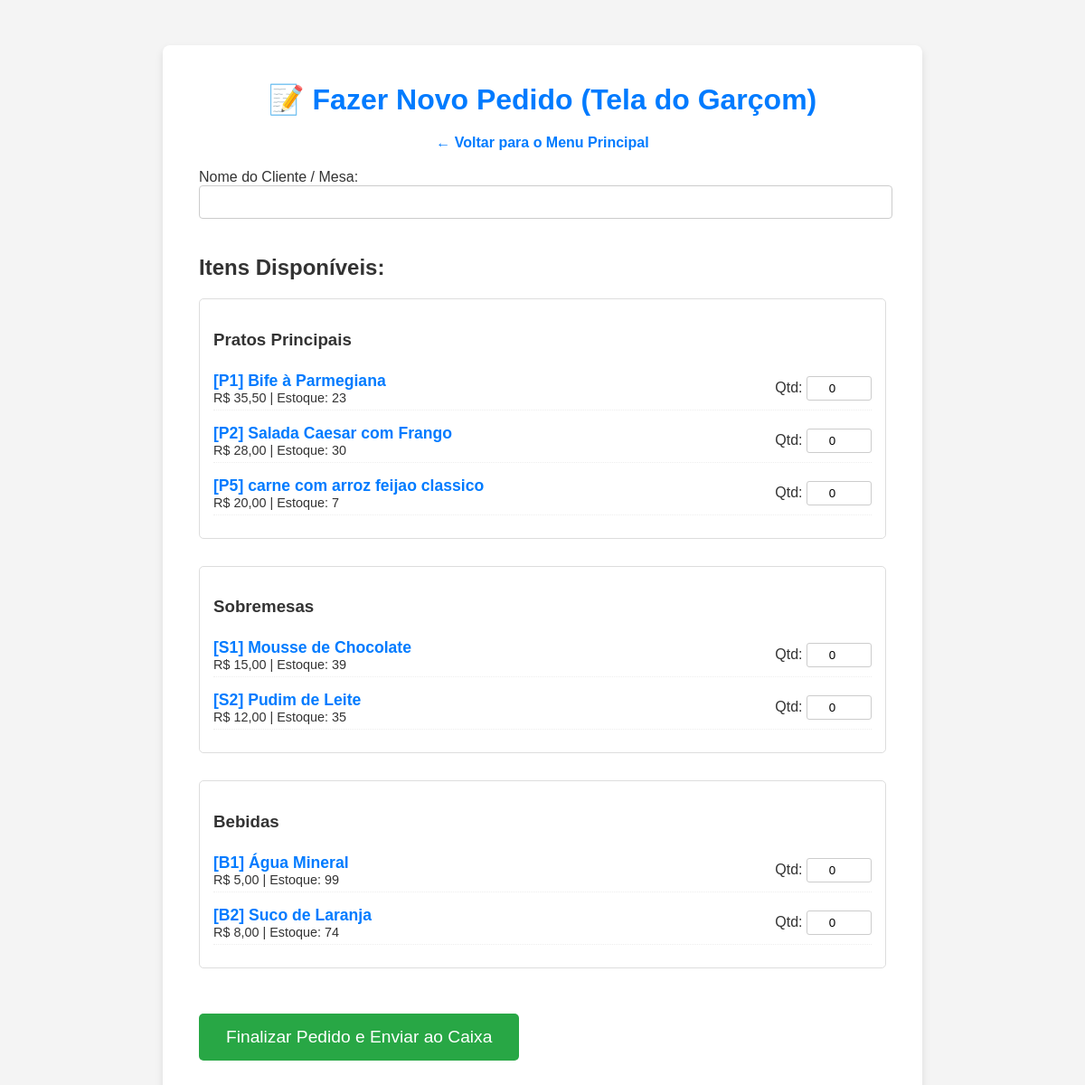
Screenshot of /fazer_pedido/ with the database file from the repository.
### cardapio/models.py (models this page shows, shortened)
class Categoria(models.Model):
    nome = models.CharField(max_length=100, unique=True)
    class Meta:
        verbose_name_plural = 'Categorias'

class Prato(models.Model):
    categoria = models.ForeignKey(Categoria, on_delete=models.CASCADE)
    codigo_cardapio = models.CharField(max_length=10, unique=True)
    nome = models.CharField(max_length=200)
    preco = models.DecimalField(max_digits=6, decimal_places=2)
    estoque = models.IntegerField(default=0)
    class Meta:
        ordering = ['nome']
        verbose_name_plural = 'Pratos'

### cardapio/views.py (the view, shortened to what this page needs)
# urls.py: path('fazer_pedido/', views.fazer_pedido_view, name='fazer_pedido'),
def fazer_pedido_view(request):
    categorias = Categoria.objects.all()
    categorias_com_pratos = []
    for categoria in categorias:
        pratos = Prato.objects.filter(categoria=categoria, estoque__gt=0).order_by('codigo_cardapio')
        categorias_com_pratos.append({
            'nome': categoria.nome,
            'pratos': pratos
        })
    context = {
        'categorias_com_pratos': categorias_com_pratos
    }
    return render(request, 'fazer_pedido.html', context)

### cardapio/templates/fazer_pedido.html (shortened to what this page needs)
{% load static %}
<!DOCTYPE html>
<html lang="pt-br">
<head>
    <link rel="stylesheet" href="{% static 'css/style.css' %}">
</head>
<body>
    <div class="container">
        <h1>📝 Fazer Novo Pedido (Tela do Garçom)</h1>
        <a href="{% url 'home' %}" style="text-decoration: none;">&larr; Voltar para o Menu Principal</a>
        <form method="POST" class="pedido-form">
            <label for="id_nome_cliente">Nome do Cliente / Mesa:</label>
            <input type="text" id="id_nome_cliente" name="nome_cliente" class="input-cliente" required>
            <h2>Itens Disponíveis:</h2>
            {% for categoria_item in categorias_com_pratos %}
                <div class="categoria-section">
                    <h3>{{ categoria_item.nome }}</h3>
                    {% for prato in categoria_item.pratos %}
                        <div class="prato-item">
                            <div class="prato-info">
                                <h4>[{{ prato.codigo_cardapio }}] {{ prato.nome }}</h4>
                                <p>R$ {{ prato.preco|floatformat:2 }} | Estoque: {{ prato.estoque }}</p>
                            </div>
                            <div>
                                <label for="id_quantidade_{{ prato.id }}">Qtd:</label>
                                <input type="number"
                                       id="id_quantidade_{{ prato.id }}"
                                       name="quantidade_{{ prato.id }}"
                                       class="quantidade-input"
                                       min="0"
                                       max="{{ prato.estoque }}"
                                       value="0">
                            </div>
                        </div>
                    {% empty %}
                        <p>Nenhum prato disponível nesta categoria no momento.</p>
                    {% endfor %}
                </div>
            {% endfor %}
            <button type="submit" class="finalizar-btn">
                Finalizar Pedido e Enviar ao Caixa
            </button>
        </form>
    </div>
</body>
</html>

### static/css/style.css (style rules this page uses)
body { font-family: Arial, sans-serif; background-color: #f4f4f4; color: #333; margin: 0; padding: 0; }
.container { width: 90%; max-width: 800px; margin: 50px auto; padding: 20px; background-color: #fff; border-radius: 8px; box-shadow: 0 4px 8px rgba(0, 0, 0, 0.1); text-align: center; }
h1 { color: #007bff; margin-bottom: 20px; }
a { color: #007bff; text-decoration: none; font-weight: bold; }

### cardapio/templates/fazer_pedido.html (style rules this page uses)
.pedido-form { text-align: left; padding: 20px; }
.categoria-section { margin-bottom: 30px; border: 1px solid #ddd; border-radius: 5px; padding: 15px; }
.prato-item { display: flex; justify-content: space-between; align-items: center; margin-bottom: 10px; padding: 5px 0; border-bottom: 1px dotted #eee; }
.prato-info { flex-grow: 1; }
.prato-info h4 { margin: 0; font-size: 1.1em; color: #007bff; }
.prato-info p { margin: 0; font-size: 0.9em; }
.quantidade-input { width: 60px; padding: 5px; border: 1px solid #ccc; border-radius: 3px; text-align: center; }
.finalizar-btn { background-color: #28a745; color: white; padding: 15px 30px; border: none; border-radius: 5px; cursor: pointer; font-size: 1.2em; margin-top: 20px; }
.input-cliente { width: 98%; padding: 10px; margin-bottom: 20px; border: 1px solid #ccc; border-radius: 4px; }

### rows the page displays
Categoria: nome "Pratos Principais"
Prato: codigo_cardapio "P1", nome "Bife à Parmegiana", preco "35,50", estoque "23"
Prato: codigo_cardapio "P2", nome "Salada Caesar com Frango", preco "28,00", estoque "30"
Prato: codigo_cardapio "P5", nome "carne com arroz feijao classico", preco "20,00", estoque "7"
Categoria: nome "Sobremesas"
Prato: codigo_cardapio "S1", nome "Mousse de Chocolate", preco "15,00", estoque "39"
Prato: codigo_cardapio "S2", nome "Pudim de Leite", preco "12,00", estoque "35"
Categoria: nome "Bebidas"
Prato: codigo_cardapio "B1", nome "Água Mineral", preco "5,00", estoque "99"
Prato: codigo_cardapio "B2", nome "Suco de Laranja", preco "8,00", estoque "74"
